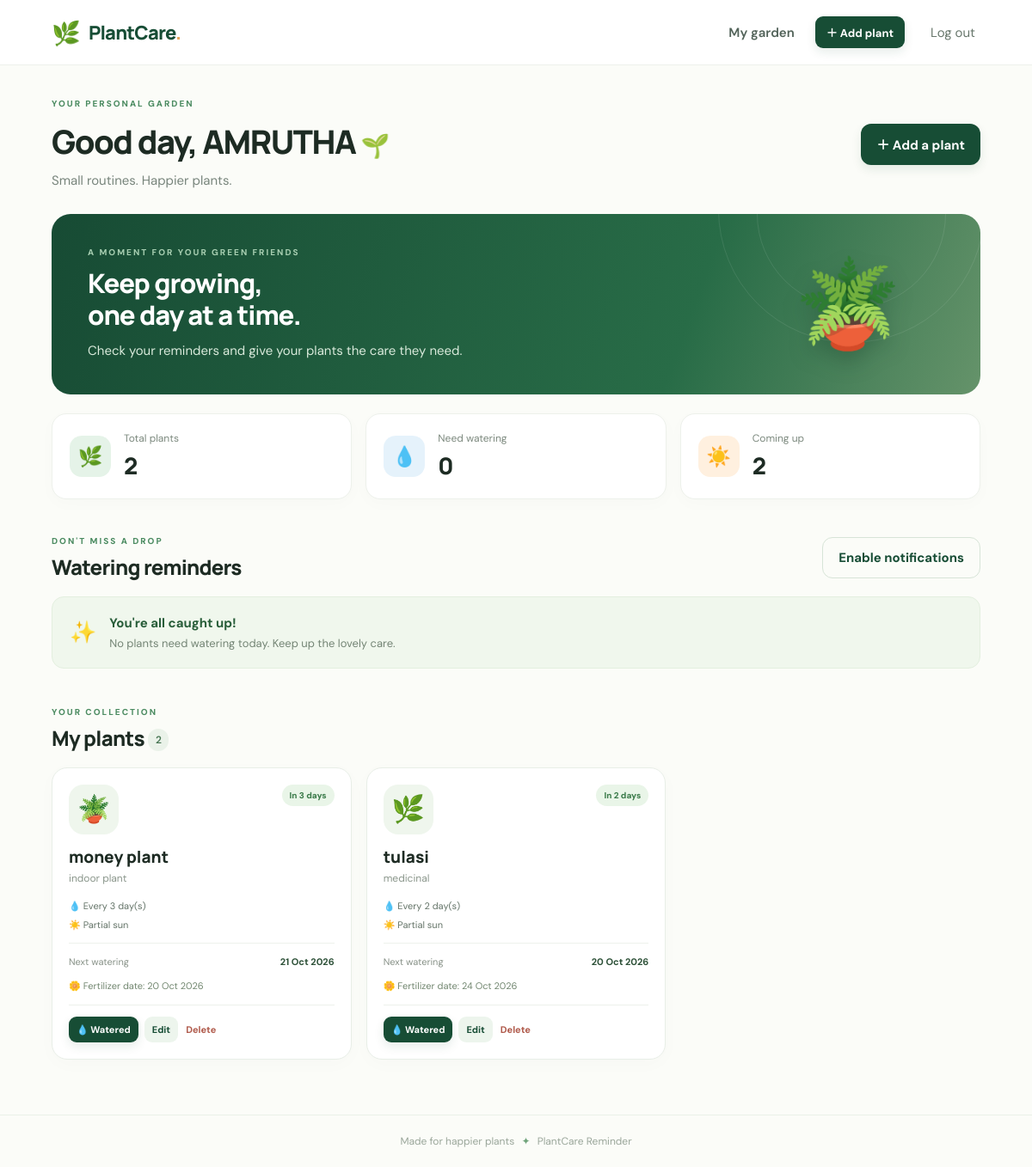
The page /dashboard (signed in) on the database its author committed.
### app.py (models this page shows)
class User(db.Model):
    id = db.Column(db.Integer, primary_key=True)
    name = db.Column(db.String(80), nullable=False)
    username = db.Column(db.String(40), unique=True, nullable=False, index=True)
    password_hash = db.Column(db.String(255), nullable=False)
    created_at = db.Column(db.DateTime, default=datetime.utcnow, nullable=False)
    plants = db.relationship("Plant", backref="owner", lazy=True, cascade="all, delete-orphan")

class Plant(db.Model):
    id = db.Column(db.Integer, primary_key=True)
    user_id = db.Column(db.Integer, db.ForeignKey("user.id"), nullable=False, index=True)
    name = db.Column(db.String(100), nullable=False)
    plant_type = db.Column(db.String(80), default="", nullable=False)
    watering_frequency = db.Column(db.Integer, default=3, nullable=False)
    last_watered = db.Column(db.Date, nullable=False, default=date.today)
    fertilizer_date = db.Column(db.Date, nullable=True)
    sunlight = db.Column(db.String(40), default="Indirect sunlight", nullable=False)
    notes = db.Column(db.Text, default="", nullable=False)
    created_at = db.Column(db.DateTime, default=datetime.utcnow, nullable=False)
    @property
    def next_watering(self):
        return self.last_watered + timedelta(days=self.watering_frequency)
    @property
    def days_until_water(self):
        return (self.next_watering - date.today()).days
    @property
    def watering_status(self):
        delta = self.days_until_water
        if delta < 0:
            return "Overdue"
        if delta == 0:
            return "Due today"
        if delta == 1:
            return "Tomorrow"
        return f"In {delta} days"

### app.py (the view)
@app.route("/dashboard")
@login_required
def dashboard():
    user = current_user()
    plants = Plant.query.filter_by(user_id=user.id).order_by(Plant.name.asc()).all()
    due = sorted([p for p in plants if p.days_until_water <= 0], key=lambda p: p.days_until_water)
    upcoming = sorted([p for p in plants if p.days_until_water > 0], key=lambda p: p.days_until_water)[:5]
    return render_template("dashboard.html", plants=plants, due=due, upcoming=upcoming)

### app.py (called while the page is built)
def current_user():
    user_id = session.get("user_id")
    return db.session.get(User, user_id) if user_id else None

def login_required(view):
    @wraps(view)
    def wrapped(*args, **kwargs):
        if not current_user():
            flash("Please sign in to continue.", "info")
            return redirect(url_for("login"))
        return view(*args, **kwargs)
    return wrapped

@app.context_processor
def inject_user():
    return {"logged_in_user": current_user(), "today": date.today()}

### templates/dashboard.html (shortened to what this page needs)
{% extends "base.html" %}
{% block content %}
<section class="welcome-row">
  <div><p class="eyebrow green">YOUR PERSONAL GARDEN</p><h1>Good day, {{ logged_in_user.name.split()[0] }} <span class="wave">🌱</span></h1><p class="muted">Small routines. Happier plants.</p></div>
  <a class="button" href="{{ url_for('add_plant') }}">＋ Add a plant</a>
</section>
<section class="hero-banner">
  <div><p class="eyebrow light">A MOMENT FOR YOUR GREEN FRIENDS</p><h2>Keep growing,<br>one day at a time.</h2><p>Check your reminders and give your plants the care they need.</p></div>
  <div class="hero-plant" aria-hidden="true">🪴</div>
  <div class="hero-circle circle-a"></div><div class="hero-circle circle-b"></div>
</section>
<section class="stats-grid">
  <article class="stat-card"><span class="stat-icon mint">🌿</span><div><p>Total plants</p><strong>{{ plants|length }}</strong></div></article>
  <article class="stat-card"><span class="stat-icon water">💧</span><div><p>Need watering</p><strong>{{ due|length }}</strong></div></article>
  <article class="stat-card"><span class="stat-icon peach">☀️</span><div><p>Coming up</p><strong>{{ upcoming|length }}</strong></div></article>
</section>
<section class="section-heading"><div><p class="eyebrow green">DON'T MISS A DROP</p><h2>Watering reminders</h2></div><button id="notifyButton" class="button button-outline" type="button">Enable notifications</button></section>
{% if due %}
<div class="reminder-list">
  {% for plant in due %}
  <article class="reminder-item">
    <span class="reminder-emoji">💧</span><div class="reminder-info"><strong>{{ plant.name }}</strong><p>{{ plant.watering_status }}{% if plant.days_until_water < 0 %} · {{ -plant.days_until_water }} day(s) overdue{% endif %}</p></div>
    <form method="post" action="{{ url_for('water_plant', plant_id=plant.id) }}"><button class="button button-small" type="submit">Watered ✓</button></form>
  </article>
  {% endfor %}
</div>
{% else %}
<div class="empty-reminder"><span>✨</span><div><strong>You're all caught up!</strong><p>No plants need watering today. Keep up the lovely care.</p></div></div>
{% endif %}
<section class="section-heading plants-heading"><div><p class="eyebrow green">YOUR COLLECTION</p><h2>My plants <span class="count-pill">{{ plants|length }}</span></h2></div></section>
{% if plants %}
<div class="plant-grid">
  {% for plant in plants %}
  <article class="plant-card">
    <div class="plant-card-top"><div class="plant-illustration">{{ ["🪴","🌿","🌵","🌱","🌷","🍃"][(plant.id-1) % 6] }}</div><span class="status-chip {% if plant.days_until_water <= 0 %}status-due{% else %}status-ok{% endif %}">{{ plant.watering_status }}</span></div>
    <h3>{{ plant.name }}</h3><p class="plant-type">{{ plant.plant_type or "Green companion" }}</p>
    <div class="plant-meta"><span>💧 Every {{ plant.watering_frequency }} day(s)</span><span>☀️ {{ plant.sunlight }}</span></div>
    <div class="next-water"><span>Next watering</span><strong>{{ plant.next_watering.strftime("%d %b %Y") }}</strong></div>
    {% if plant.fertilizer_date %}<p class="fertilizer-line">🌼 Fertilizer date: {{ plant.fertilizer_date.strftime("%d %b %Y") }}</p>{% endif %}
    <div class="plant-actions">
      <form method="post" action="{{ url_for('water_plant', plant_id=plant.id) }}"><button class="button button-small" type="submit">💧 Watered</button></form>
      <a class="button button-small button-soft" href="{{ url_for('edit_plant', plant_id=plant.id) }}">Edit</a>
      <form method="post" action="{{ url_for('delete_plant', plant_id=plant.id) }}" data-confirm="Delete {{ plant.name }}? This cannot be undone."><button class="text-danger" type="submit">Delete</button></form>
    </div>
  </article>
  {% endfor %}
</div>
{% else %}
<div class="empty-garden"><div class="empty-pot">🌱</div><h3>Your garden starts here</h3><p>Add your first plant to track its watering routine and care notes.</p><a class="button" href="{{ url_for('add_plant') }}">＋ Add your first plant</a></div>
{% endif %}
{% endblock %}

### templates/base.html (shortened to what this page needs)
<!doctype html>
<html lang="en">
<head>
  <link rel="stylesheet" href="{{ url_for('static', filename='style.css') }}">
</head>
<body>
  <header class="topbar">
    <a class="brand" href="{{ url_for('dashboard') if logged_in_user else url_for('login') }}">
      <span class="brand-icon">🌿</span><span>PlantCare<span class="brand-dot">.</span></span>
    </a>
    {% if logged_in_user %}
    <nav class="nav-actions">
      <a class="nav-link" href="{{ url_for('dashboard') }}">My garden</a>
      <a class="button button-small" href="{{ url_for('add_plant') }}">＋ Add plant</a>
      <form method="post" action="{{ url_for('logout') }}"><button class="logout" type="submit">Log out</button></form>
    </nav>
    {% endif %}
  </header>
  <main class="page">
    {% block content %}{% endblock %}
  </main>
  <footer class="footer">Made for happier plants <span>✦</span> PlantCare Reminder</footer>
</body>
</html>

### rows shown on the page
User: name "AMRUTHA"
Plant: id "🪴", watering_status "In 3 days", name "money plant", plant_type "indoor plant", watering_frequency "3", sunlight "Partial sun", next_watering "21 Oct 2026", fertilizer_date "20 Oct 2026"
Plant: id "🌿", watering_status "In 2 days", name "tulasi", plant_type "medicinal", watering_frequency "2", sunlight "Partial sun", next_watering "20 Oct 2026", fertilizer_date "24 Oct 2026"

### other values the page prints
{{ plants|length }} "2"
{{ due|length }} "0"
{{ upcoming|length }} "2"
